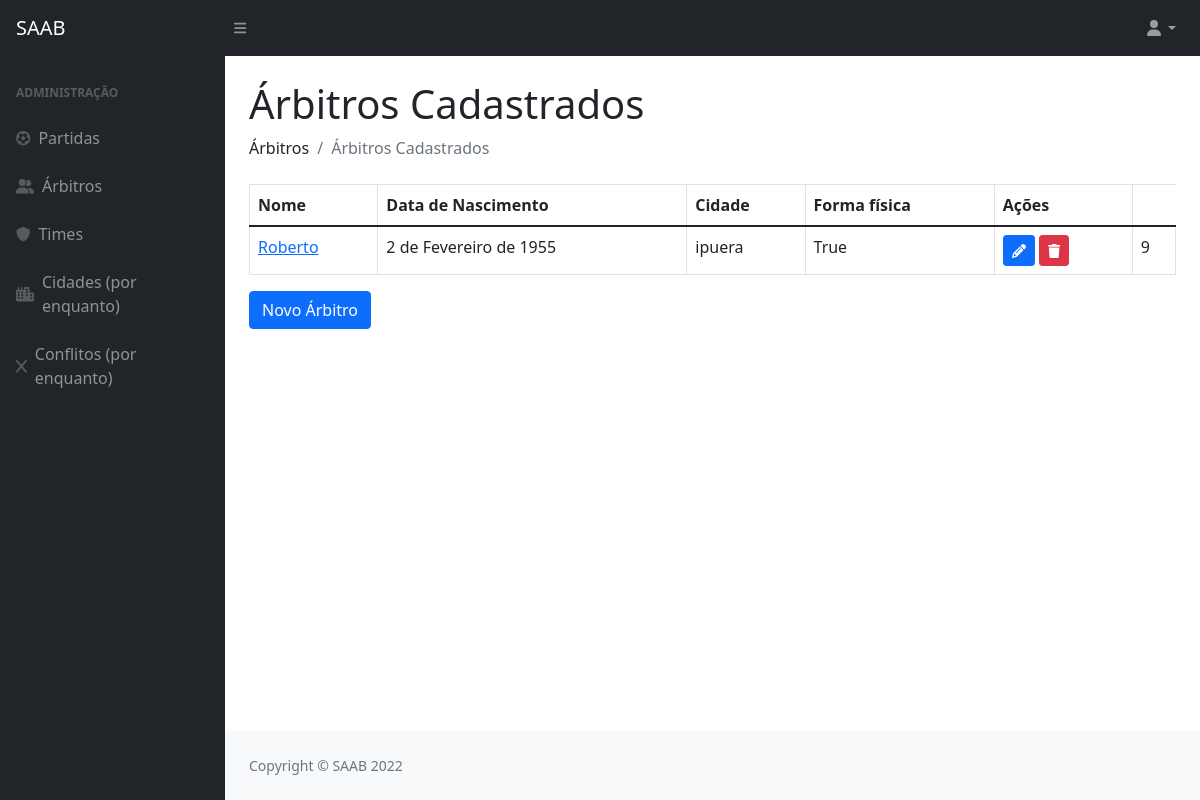
/arbitros/, run on the app's committed database.
### privado/models.py (models this page shows, shortened)
class Arbitro(models.Model):
    codigo = models.AutoField(primary_key=True)
    datanasc = models.DateField()
    cidade = models.ForeignKey(Cidade, on_delete=models.CASCADE)
    nome = models.CharField(max_length=100)
    formafisica = models.BooleanField()

class Cidade(models.Model):
    codigo = models.AutoField(primary_key=True)
    nome = models.CharField(max_length=100)
    def __str__(self):
        return (self.nome)

### privado/views.py (the view)
# urls.py: path('arbitros/', arbitros, name="url_arbitros"),
def arbitros(request):
    arbt = Arbitro.objects.all()
    pacote = {"arbitros": arbt, "editArbitro": 123}
    return render(request, "SAAB/arbitros.html", pacote)

### privado/templates/SAAB/arbitros.html (shortened to what this page needs)
{% extends 'SAAB/layout.html' %}
{% block conteudo %}
{% load static %}
{% load crispy_forms_tags %}
<!DOCTYPE html>
<html>
    <head>
    </head>
    <body>
        <h1 class="mt-4">Árbitros Cadastrados</h1>
        <ol class="breadcrumb mb-4">
            <li class="breadcrumb-item">Árbitros</li>
            <li class="breadcrumb-item active">Árbitros Cadastrados</li>
        </ol>
        <table class="table table-bordered">
            <thead>
                <tr>
                    <th>Nome</th>
                    <th>Data de Nascimento</th>
                    <th>Cidade</th>
                    <th>Forma física</th>
                    <th>Ações</th>
                </tr>
            </thead>
            {% for i in arbitros %}
                <tr>
                    <td><a href="{% url 'url_detalhamentoArbitro' i.codigo %}">{{ i.nome }}</a></td>
                    <td>{{ i.datanasc }}</td>
                    <td>{{ i.cidade }}</td>
                    <td>{{ i.formafisica }}</td>
                    <td>
                        <a href="{% url 'url_updateArbitro' i.codigo %}"><button class="btn btn-primary btn-sm"><i class="fas fa-pencil"></i></button></a>
                        <a href="{% url 'url_deleteArbitro' i.codigo %}"><button class="btn btn-danger btn-sm"><i class="fas fa-trash"></i></button></a>
                    </td>
                    <td>{{ i.codigo }}</td>
                </tr>
            {% endfor %}
        </table>
        <a href="{% url 'url_formArbitro' %}"><button  class="btn btn-primary">Novo Árbitro</button></a>
    </body>
</html>
{% endblock %}

### data on the page
Arbitro: nome "Roberto", datanasc "2 de Fevereiro de 1955", cidade "ipuera", formafisica "True", codigo "9"
